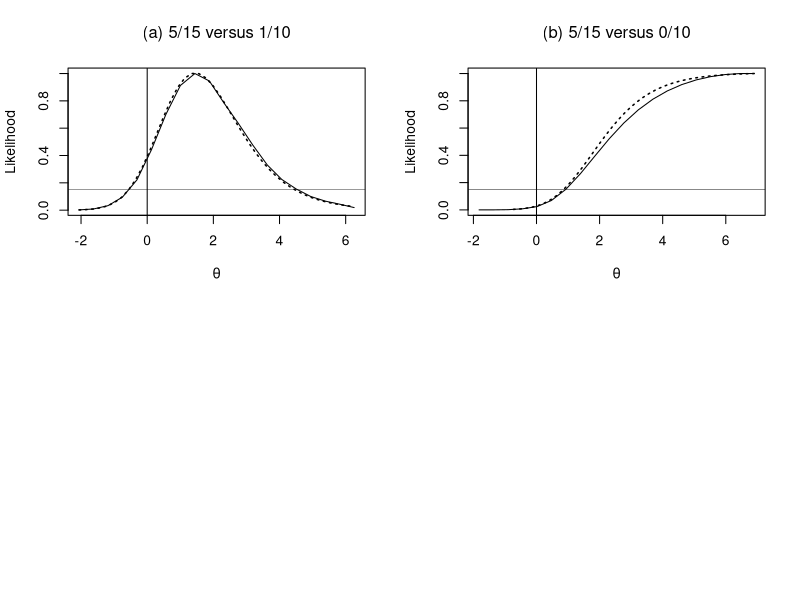

The R script that drew this image:
# Figure 10.3
par(mfrow=c(2,2))


x<- 5; m<- 15
y<- 1; n<- 10

that<- log(x/(m-x)*(n-y)/y)
se2<- 1/x + 1/(m-x) + 1/y + 1/(n-y)
se<- sqrt(se2)

ehat<- log(y/(n-y))
print(c(that,ehat))

th<- seq(that-3*se,that+4*se,len=20)
et<- seq(ehat-4,ehat+2,len=20)

fun1<- function(theta,eta){
      a <- exp(theta+eta)
      b<- exp(eta)
      x*theta + (x+y)*eta - m*log(1+a) - n*log(1+b)
      }

ll<- outer(th,et,'fun1')
  like<- exp(ll-max(ll))
  lik1<- apply(like,1,max)   # profile likelihood

plot(th,lik1,type='n',xlab=expression(theta),ylab='Likelihood')
  lines(th,lik1)
  abline(h=.15,lwd=.4)
  abline(v=0)
  title(expression('(a) 5/15 versus 1/10'))

# ...............     hypergeometric computation:
xx<- 0:(x+y)
  numx<- dhyper(x,m,n,(x+y))
  numxx<- dhyper(xx,m,n,(x+y))
l1 <- NULL
np<-40; th<- seq(that-3*se,that+4*se,len=np)
for (i in 1:np){
    theta<- th[i]; 
    px <- numx*exp(theta*x)
    pxx<- numxx*exp(theta*xx)
    li<- px/sum(pxx)
    l1<- c(l1,li)
}
l1<- l1/max(l1)
lines(th,l1,lty='dotted',lwd=1.52)


# ........................       second example: an extreme case
x<- 6; m<- 15
y<- 0; n<- 10

y<-.5   # only to compute estimates
that<- log(x/(m-x)*(n-y)/y)
se2<- 1/x + 1/(m-x) + 1/y + 1/(n-y)
se<- sqrt(se)

ehat<- log(y/(n-y))
print(c(that,ehat))

th<- seq(that-4*se,that+4*se,len=20)
et<- seq(ehat-6,ehat+2,len=20)

y<-0 # the actual value of y
ll<- outer(th,et,'fun1')
  like<- exp(ll-max(ll))
  lik1<- apply(like,1,max)   # profile likelihood

plot(th,lik1,type='n',
     xlab=expression(theta),ylab='Likelihood')
  lines(th,lik1)
  abline(h=.15,lwd=.4)
  abline(v=0)
  title(expression('(b) 5/15 versus 0/10'))

# hypergeometric computation:
xx<- 0:(x+y)
  numx<- dhyper(x,m,n,(x+y))
  numxx<- dhyper(xx,m,n,(x+y))
l1 <- NULL
np<-40; th<- seq(that-3*se,that+4*se,len=np)
for (i in 1:np){
    theta<- th[i]; 
    px <- numx*exp(theta*x)
    pxx<- numxx*exp(theta*xx)
    li<- px/sum(pxx)
    l1<- c(l1,li)
}
l1<- l1/max(l1)
lines(th,l1,lty='dotted',lwd=1.52)
